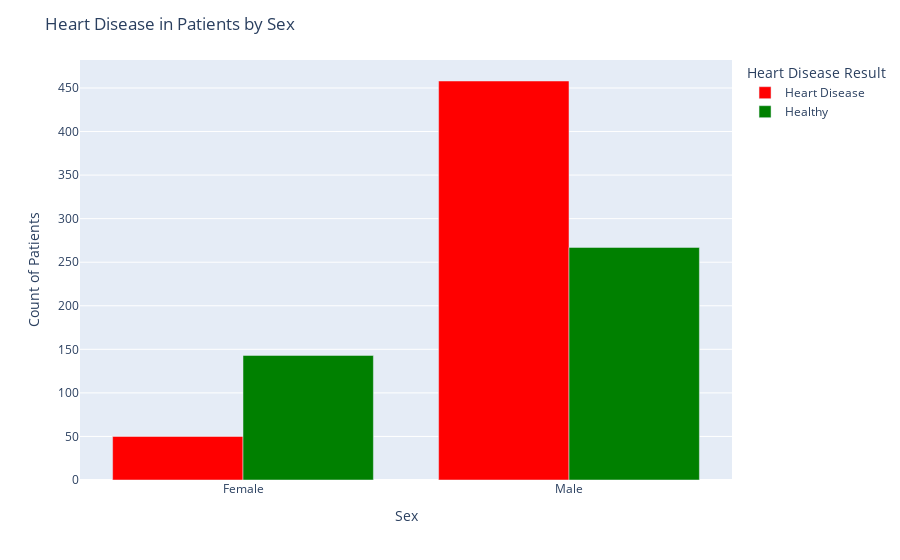

This figure's notebook cell:
### Code cell
fig = grouped_categorical_ct(df, grouper='Sex', counter='HeartDisease', colors=['red', 'green'])
fig.update_layout(
    title='Heart Disease in Patients by Sex',
    xaxis_title="Sex",
    yaxis_title="Count of Patients",
    legend_title="Heart Disease Result")

### Figure 1 — Plotly figure (JSON) as saved in the notebook; plotly's stock layout.template omitted (floating-point values rounded to 4 significant figures)
{"data": [{"alignmentgroup": "True", "hovertemplate": "HeartDisease=Heart Disease<br>Sex=%{x}<br>Count=%{y}<extra></extra>", "legendgroup": "Heart Disease", "marker": {"color": "red", "pattern": {"shape": ""}}, "name": "Heart Disease", "offsetgroup": "Heart Disease", "orientation": "v", "showlegend": true, "textposition": "auto", "type": "bar", "x": ["Female", "Male"], "xaxis": "x", "y": [50, 458], "yaxis": "y"}, {"alignmentgroup": "True", "hovertemplate": "HeartDisease=Healthy<br>Sex=%{x}<br>Count=%{y}<extra></extra>", "legendgroup": "Healthy", "marker": {"color": "green", "pattern": {"shape": ""}}, "name": "Healthy", "offsetgroup": "Healthy", "orientation": "v", "showlegend": true, "textposition": "auto", "type": "bar", "x": ["Female", "Male"], "xaxis": "x", "y": [143, 267], "yaxis": "y"}], "layout": {"barmode": "group", "legend": {"title": {"text": "Heart Disease Result"}, "tracegroupgap": 0}, "margin": {"t": 60}, "title": {"text": "Heart Disease in Patients by Sex"}, "xaxis": {"anchor": "y", "domain": [0, 1], "title": {"text": "Sex"}}, "yaxis": {"anchor": "x", "domain": [0, 1], "title": {"text": "Count of Patients"}}}}
